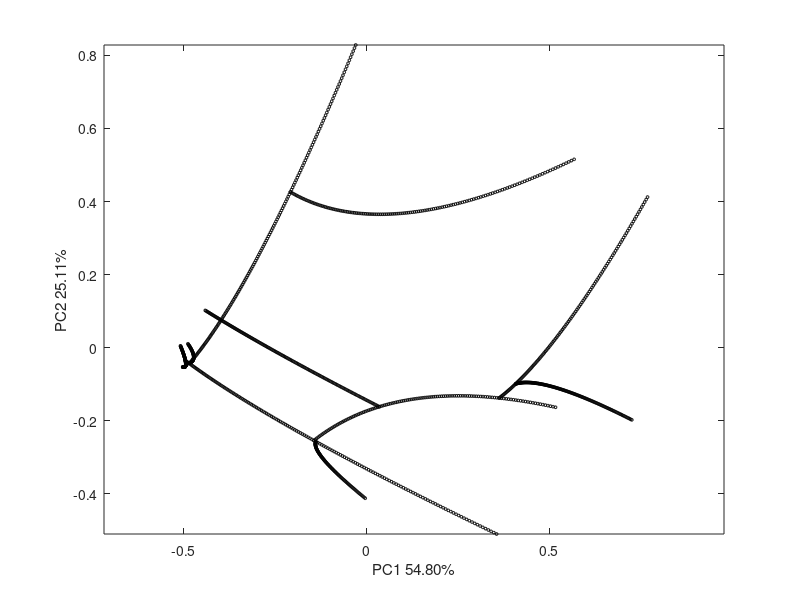

This figure's MATLAB source:
function [data,irx,v,u,s] = lizard_brain()
rand('twister',10)
number_of_branches_minus_2 = 8;
dimension = 5;
epsilon = 0.005;
add_noise = 0;
min_branch_points = 50;
k_forknngraph = 8;
irx = [];

make_knn_graph = 0;

x0 = zeros(1,dimension);
i1 = 1;
i2 = 2;
branch = [];
while size(branch,1)<min_branch_points
x0(i1) = rand();
x0(i2) = rand();
branch = make_branch(x0,i1,i2,epsilon);
end

data = branch;
irx(1:size(data,1)) = 1;

k = 0;
while k<=number_of_branches_minus_2
n = floor(size(branch,1)/2);
%x0 = branch(n,:);
x0 = data(floor(rand()*size(data,1)),:);

i1 = floor(rand()*dimension+1);
i2 = floor(rand()*dimension+1);
while(i2==i1)
    i2 = floor(rand()*dimension+1);
end
disp(sprintf('Dim (%i,%i)',i1,i2));

[newbranch] = make_branch(x0,i1,i2,epsilon);
n1 = size(data,1);
n2 = size(newbranch,1);
if n2>min_branch_points-1
data(n1+1:n1+n2,:) = newbranch(:,:);
irx(n1+1:n1+n2) = k+2;
branch = newbranch;
k = k+1;
end
% plot(branch(:,1),branch(:,2),'ko'); hold on;
%  plot([x0(:,1) x0(:,1)+v1(:,1)/20],[x0(:,2) x0(:,2)+v1(:,2)/20],'b-');
%  plot([x0(:,1) x0(:,1)+v2(:,1)/20],[x0(:,2) x0(:,2)+v2(:,2)/20],'b-');
end

if add_noise>0
    data = data + rand(size(data,1),size(data,2))*add_noise;
end

[v,u,s] = pca(data);
plot(u(:,1),u(:,2),'ko','MarkerSize',2); hold on; drawnow;
xlabel(sprintf('PC1 %2.2f%%',s(1)/sum(s)*100));
ylabel(sprintf('PC2 %2.2f%%',s(2)/sum(s)*100));
axis equal;

if make_knn_graph

knngraph = knnsearch(data,data,'k',k_forknngraph);
fid = fopen('knn1.sif','w');
for i=1:size(knngraph,1)
    for k=2:size(knngraph,2)
        fprintf(fid,'%i\tna\t%i\n',knngraph(i,1),knngraph(i,k));
        %plot([u(knngraph(i,1),1) u(knngraph(i,k),1)],[u(knngraph(i,1),2) u(knngraph(i,k),2)],'b-','MarkerSize',2); hold on;
    end
    %drawnow;
end
fclose(fid);

end

end

function [branch] = make_branch(x0,i1,i2,epsilon)
dimension = size(x0,2);
v1 = zeros(1,dimension);
v2 = zeros(1,dimension);
v1(i1) = rand()-0.5; 
v1(i2) = rand()-0.5; 
v1 = v1/norm(v1);
v2(i1) = -v1(i2); 
v2(i2) = v1(i1); 

[branch] = parabolic_branch(x0,v1,v2,epsilon);
end

function [x] = parabolic_branch(x0,v1,v2,epsilon)
x = [];
t = epsilon/1000;
i = 1;
irx1 = find(v1~=0);
irx2 = find(v2~=0);
    while 1
      xn = x0+t*v1+t*t*v2;
      if (max(xn(irx1))<1)&&(min(xn(irx2))>0)
          x(i,:) = xn;
          i = i+1;
          t = t+epsilon;
      else
          break;
      end
    end
end
